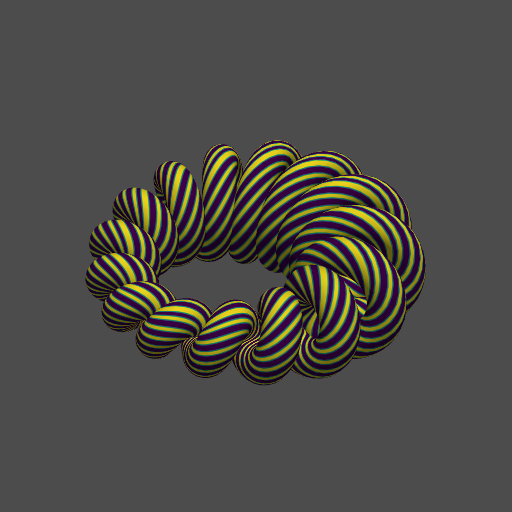

Write the Python code that produced this figure.
# -*- coding: utf-8 -*-
import os
from math import sqrt, pi, sin, cos, acos
import pyvista as pv
import numpy as np
from numdifftools import Gradient, Hessian
import bisect

# cyclidoidal helix curve
def ccld(t, a, c, d, w):
    b = sqrt(a*a-c*c)
    den = a - c * cos(t) * cos(t/w)
    return np.array([
        d * (c - a * cos(t/w) * cos(t)) + b * b * cos(t/w),
        b * sin(t/w) * (a - d * cos(t)),
        b * sin(t) * (c * cos(t/w) - d)
    ]) / den

def fx(t, a, c, d, w):
    b = sqrt(a*a-c*c)
    return (
        (d * (c - a * cos(t/w) * cos(t)) + b * b * cos(t/w)) 
        / (a - c * cos(t) * cos(t/w))
    )

def fy(t, a, c, d, w):
    b = sqrt(a*a-c*c)
    return (
        (b * sin(t/w) * (a - d * cos(t))) 
        / (a - c * cos(t) * cos(t/w))
    )

def fz(t, a, c, d, w):
    b = sqrt(a*a-c*c)
    return (
        (b * sin(t) * (c * cos(t/w) - d)) 
        / (a - c * cos(t) * cos(t/w))
    )

# derivative (tangent)
def dccld(t, a, c, d, w):
    lambdax = lambda x: fx(x, a, c, d, w)
    lambday = lambda x: fy(x, a, c, d, w)
    lambdaz = lambda x: fz(x, a, c, d, w)
    return np.array([
        Gradient(lambdax)(t),
        Gradient(lambday)(t),
        Gradient(lambdaz)(t)
    ])

# second derivative (normal)
def ddccld(t, a, c, d, w):
    lambdax = lambda x: fx(x, a, c, d, w)
    lambday = lambda x: fy(x, a, c, d, w)
    lambdaz = lambda x: fz(x, a, c, d, w)
    v = np.array([
        Hessian(lambdax)(t),
        Hessian(lambday)(t),
        Hessian(lambdaz)(t)
    ]).flatten()
    return v / np.linalg.norm(v)

# binormal
def bnrml(t, a, c, d, w):
    v = np.cross(dccld(t, a, c, d, w), ddccld(t, a, c, d, w))
    return v / np.linalg.norm(v)

###################
def scos(x, alpha):
    cosx = cos(x)
    return cosx**alpha if cosx >= 0 else -(-cosx)**alpha

def ssin(x, alpha):
    sinx = sin(x)
    return sinx**alpha if sinx >= 0 else -(-sinx)**alpha

def CyclidoidalTubularHelixMesh(a, c, d, w, r, nu, nv, alpha, twists):
    vs = np.empty((nu*nv, 3), dtype=float)
    #colors <- matrix(NA_character_, nrow = 3L, ncol = nu*nv)
    u_ = np.linspace(0, w*2*pi, nu+1)[:nu]
    v_ = np.linspace(0, 2*pi, nv+1)[:nv]
    distances = []
    breakpoints = pi*(1/16 + np.linspace(0, 2, 17)) % (2*pi)
    for i in range(nu):
        u = u_[i]
        h = ccld(u, a, c, d, w)
        dd = ddccld(u, a, c, d, w)
        d1 = dccld(u, a, c, d, w)
        bn = np.cross(d1, dd)
        bn = bn / np.linalg.norm(bn)
        for j in range(nv):
            v = v_[j]
            k = bisect.bisect_left(breakpoints, v) % 2
            distances.append(k)
            vs[i*nv+j, :] = (
                h
                + r*(scos(v,alpha)
                     * (cos(twists*u)*dd
                        + sin(twists*u)*bn)
                     + ssin(v,alpha)
                     * (-sin(twists*u)*dd
                        + cos(twists*u)*bn))
            ) 
      # colors[,(i-1)*nv+j] <- 
      #   ifelse(findInterval(v, pi*(1/16+seq(0,2,len=17))) %% 2 == 0, 
      #          "#440154FF", "#FDE725FF") 
    tris1 = np.empty((nu*nv, 3), dtype=int)
    tris2 = np.empty((nu*nv, 3), dtype=int)
    for i in range(nu):
        ip1 = (i+1) % nu
        for j in range(nv):
            jp1 = (j+1) % nv
            tris1[i*nv+j, :] = np.array([i*nv+j, i*nv+jp1, ip1*nv+j])   
            tris2[i*nv+j, :] = np.array([i*nv+jp1, ip1*nv+jp1, ip1*nv+j])
    threes = np.full((2*nu*nv, 1), 3)
    indices = np.hstack((threes, np.vstack((tris1, tris2)))).flatten()
    mesh = pv.PolyData(vs, indices)
    mesh.point_data["distance"] = np.asarray(distances)
    return mesh

mesh = CyclidoidalTubularHelixMesh(a=1.94, c=0.34, d=0.56, w=15, r=0.3, nu=15*40, nv=40, alpha=1, twists=2)

mesh.plot(
    smooth_shading=True, show_scalar_bar=False, show_axes=False,
    window_size=[512,512], screenshot="CyclidoidalTubularHelix.png"
)
